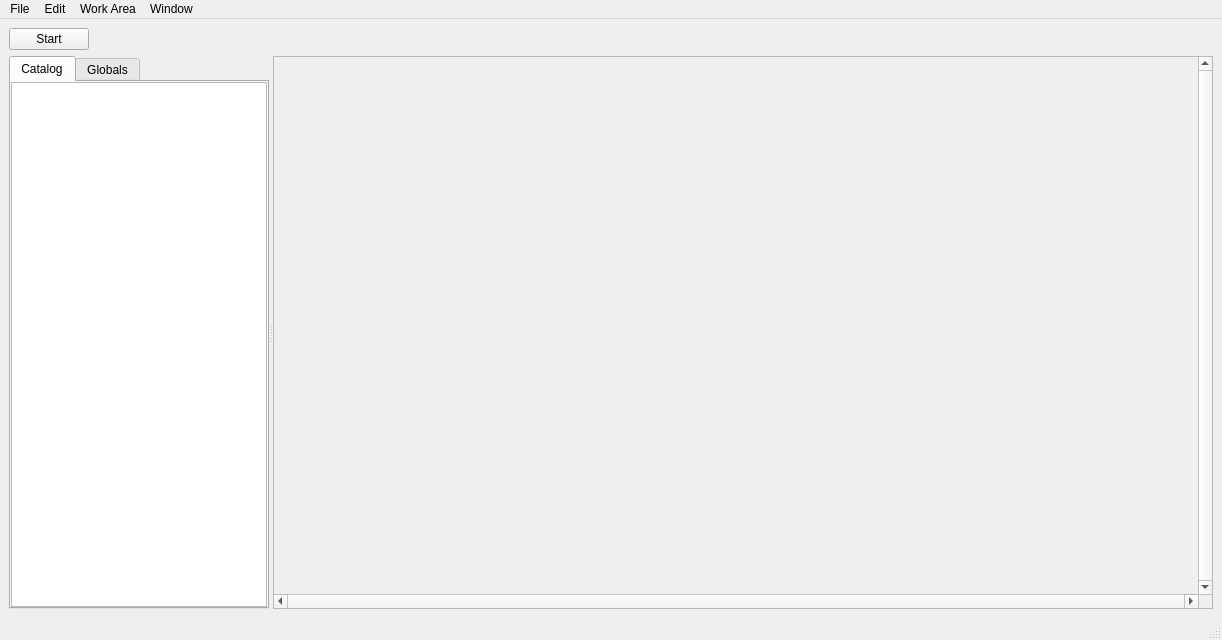
<?xml version="1.0" encoding="UTF-8"?>
<ui version="4.0">
 <class>MainWindow</class>
 <widget class="QMainWindow" name="MainWindow">
  <property name="geometry">
   <rect>
    <x>0</x>
    <y>0</y>
    <width>1222</width>
    <height>640</height>
   </rect>
  </property>
  <property name="windowTitle">
   <string>Clypsalot</string>
  </property>
  <widget class="QWidget" name="centralwidget">
   <layout class="QGridLayout" name="gridLayout_2">
    <item row="0" column="0">
     <layout class="QHBoxLayout" name="buttonLayout">
      <item>
       <widget class="QPushButton" name="startButton">
        <property name="text">
         <string>Start</string>
        </property>
       </widget>
      </item>
      <item>
       <spacer name="horizontalSpacer">
        <property name="orientation">
         <enum>Qt::Horizontal</enum>
        </property>
        <property name="sizeHint" stdset="0">
         <size>
          <width>40</width>
          <height>20</height>
         </size>
        </property>
       </spacer>
      </item>
     </layout>
    </item>
    <item row="1" column="0">
     <widget class="QSplitter" name="splitter">
      <property name="sizePolicy">
       <sizepolicy hsizetype="Expanding" vsizetype="Preferred">
        <horstretch>0</horstretch>
        <verstretch>1</verstretch>
       </sizepolicy>
      </property>
      <property name="orientation">
       <enum>Qt::Horizontal</enum>
      </property>
      <widget class="QTabWidget" name="tabWidget">
       <property name="minimumSize">
        <size>
         <width>200</width>
         <height>0</height>
        </size>
       </property>
       <property name="currentIndex">
        <number>0</number>
       </property>
       <widget class="QWidget" name="catalogTab">
        <attribute name="title">
         <string>Catalog</string>
        </attribute>
        <attribute name="toolTip">
         <string>Pick objects to add to work area.</string>
        </attribute>
        <layout class="QVBoxLayout" name="verticalLayout">
         <property name="leftMargin">
          <number>0</number>
         </property>
         <property name="topMargin">
          <number>0</number>
         </property>
         <property name="rightMargin">
          <number>0</number>
         </property>
         <property name="bottomMargin">
          <number>0</number>
         </property>
         <item>
          <widget class="Catalog" name="catalogList">
           <property name="toolTip">
            <string/>
           </property>
           <property name="showDropIndicator" stdset="0">
            <bool>true</bool>
           </property>
           <property name="dragEnabled">
            <bool>true</bool>
           </property>
           <property name="dragDropMode">
            <enum>QAbstractItemView::DragOnly</enum>
           </property>
           <attribute name="headerVisible">
            <bool>false</bool>
           </attribute>
           <column>
            <property name="text">
             <string>Items</string>
            </property>
           </column>
          </widget>
         </item>
        </layout>
       </widget>
       <widget class="QWidget" name="globalsTab">
        <attribute name="title">
         <string>Globals</string>
        </attribute>
       </widget>
      </widget>
      <widget class="QScrollArea" name="workAreaScrollArea">
       <property name="sizePolicy">
        <sizepolicy hsizetype="Expanding" vsizetype="Expanding">
         <horstretch>1</horstretch>
         <verstretch>0</verstretch>
        </sizepolicy>
       </property>
       <property name="verticalScrollBarPolicy">
        <enum>Qt::ScrollBarAlwaysOn</enum>
       </property>
       <property name="horizontalScrollBarPolicy">
        <enum>Qt::ScrollBarAlwaysOn</enum>
       </property>
       <property name="widgetResizable">
        <bool>true</bool>
       </property>
       <widget class="WorkArea" name="workArea">
        <property name="geometry">
         <rect>
          <x>0</x>
          <y>0</y>
          <width>924</width>
          <height>529</height>
         </rect>
        </property>
        <property name="sizePolicy">
         <sizepolicy hsizetype="Ignored" vsizetype="Ignored">
          <horstretch>0</horstretch>
          <verstretch>0</verstretch>
         </sizepolicy>
        </property>
        <property name="acceptDrops">
         <bool>true</bool>
        </property>
       </widget>
      </widget>
     </widget>
    </item>
   </layout>
  </widget>
  <widget class="QMenuBar" name="menuBar">
   <property name="geometry">
    <rect>
     <x>0</x>
     <y>0</y>
     <width>1222</width>
     <height>22</height>
    </rect>
   </property>
   <widget class="QMenu" name="menuFile">
    <property name="title">
     <string>File</string>
    </property>
    <addaction name="actionQuit"/>
   </widget>
   <widget class="QMenu" name="menuWindow">
    <property name="title">
     <string>Window</string>
    </property>
    <addaction name="actionUndoHistory"/>
    <addaction name="actionLogMessages"/>
   </widget>
   <widget class="QMenu" name="menuEdit">
    <property name="title">
     <string>Edit</string>
    </property>
   </widget>
   <widget class="QMenu" name="menuWorkArea">
    <property name="title">
     <string>Work Area</string>
    </property>
    <addaction name="actionSizeToContents"/>
    <addaction name="actionRedraw"/>
   </widget>
   <addaction name="menuFile"/>
   <addaction name="menuEdit"/>
   <addaction name="menuWorkArea"/>
   <addaction name="menuWindow"/>
  </widget>
  <widget class="QStatusBar" name="statusBar"/>
  <action name="actionQuit">
   <property name="text">
    <string>Quit</string>
   </property>
   <property name="shortcut">
    <string>Ctrl+Q</string>
   </property>
  </action>
  <action name="actionLogMessages">
   <property name="text">
    <string>Log Messages</string>
   </property>
   <property name="shortcut">
    <string>Ctrl+Shift+L</string>
   </property>
  </action>
  <action name="actionUndoHistory">
   <property name="text">
    <string>Undo History</string>
   </property>
   <property name="shortcut">
    <string>Ctrl+Shift+H</string>
   </property>
  </action>
  <action name="actionSizeToContents">
   <property name="text">
    <string>Size To Contents</string>
   </property>
   <property name="shortcut">
    <string>Ctrl+Shift+C</string>
   </property>
  </action>
  <action name="actionRedraw">
   <property name="text">
    <string>Redraw</string>
   </property>
  </action>
 </widget>
 <customwidgets>
  <customwidget>
   <class>WorkArea</class>
   <extends>QWidget</extends>
   <header>gui/workarea.hxx</header>
   <container>1</container>
  </customwidget>
  <customwidget>
   <class>Catalog</class>
   <extends>QTreeWidget</extends>
   <header>gui/catalog.hxx</header>
  </customwidget>
 </customwidgets>
 <resources/>
 <connections>
  <connection>
   <sender>actionQuit</sender>
   <signal>triggered()</signal>
   <receiver>MainWindow</receiver>
   <slot>close()</slot>
   <hints>
    <hint type="sourcelabel">
     <x>-1</x>
     <y>-1</y>
    </hint>
    <hint type="destinationlabel">
     <x>405</x>
     <y>298</y>
    </hint>
   </hints>
  </connection>
  <connection>
   <sender>actionLogMessages</sender>
   <signal>triggered()</signal>
   <receiver>MainWindow</receiver>
   <slot>showLogWindow()</slot>
   <hints>
    <hint type="sourcelabel">
     <x>-1</x>
     <y>-1</y>
    </hint>
    <hint type="destinationlabel">
     <x>405</x>
     <y>298</y>
    </hint>
   </hints>
  </connection>
  <connection>
   <sender>actionUndoHistory</sender>
   <signal>triggered()</signal>
   <receiver>MainWindow</receiver>
   <slot>showUndoHistoryWindow()</slot>
   <hints>
    <hint type="sourcelabel">
     <x>-1</x>
     <y>-1</y>
    </hint>
    <hint type="destinationlabel">
     <x>610</x>
     <y>319</y>
    </hint>
   </hints>
  </connection>
  <connection>
   <sender>actionSizeToContents</sender>
   <signal>triggered()</signal>
   <receiver>MainWindow</receiver>
   <slot>sizeWorkAreaToContents()</slot>
   <hints>
    <hint type="sourcelabel">
     <x>-1</x>
     <y>-1</y>
    </hint>
    <hint type="destinationlabel">
     <x>610</x>
     <y>319</y>
    </hint>
   </hints>
  </connection>
  <connection>
   <sender>actionRedraw</sender>
   <signal>triggered()</signal>
   <receiver>MainWindow</receiver>
   <slot>redrawWorkArea()</slot>
   <hints>
    <hint type="sourcelabel">
     <x>-1</x>
     <y>-1</y>
    </hint>
    <hint type="destinationlabel">
     <x>610</x>
     <y>319</y>
    </hint>
   </hints>
  </connection>
  <connection>
   <sender>startButton</sender>
   <signal>clicked()</signal>
   <receiver>MainWindow</receiver>
   <slot>startObjects()</slot>
   <hints>
    <hint type="sourcelabel">
     <x>49</x>
     <y>44</y>
    </hint>
    <hint type="destinationlabel">
     <x>610</x>
     <y>319</y>
    </hint>
   </hints>
  </connection>
 </connections>
 <slots>
  <slot>showLogWindow()</slot>
  <slot>showUndoHistoryWindow()</slot>
  <slot>sizeWorkAreaToContents()</slot>
  <slot>redrawWorkArea()</slot>
  <slot>startObjects()</slot>
 </slots>
</ui>
